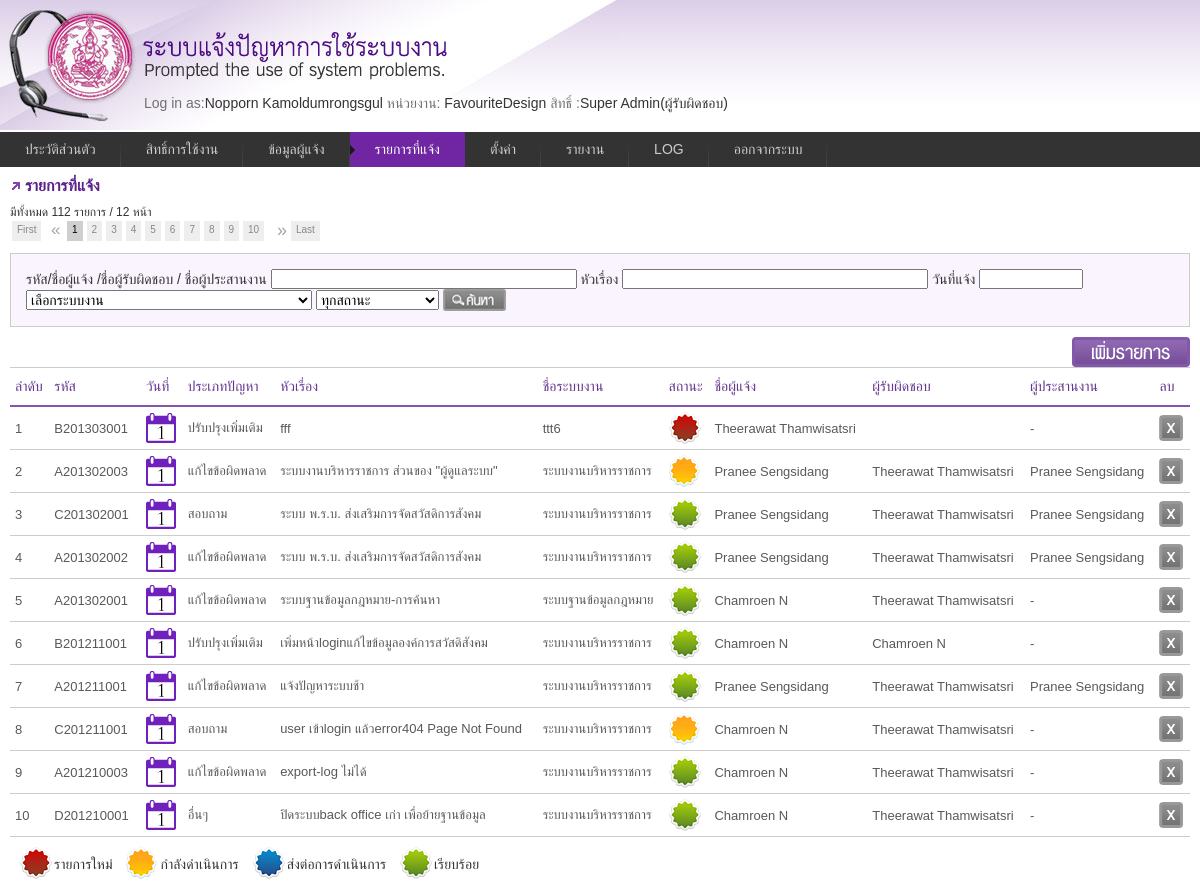
The app's page /request_list.php (signed in) with its own data.
### tables this page shows
CREATE TABLE `informent` (
  `ID` int(11) NOT NULL auto_increment,
  `Code` varchar(10) default NULL,
  `Name` varchar(50) default NULL,
  `lastname` varchar(50) default NULL,
  `usertypeid` int(11) default NULL,
  `UserGroupID` int(11) default NULL,
  `DepartmentID` int(11) default NULL,
  `DivisionID` int(11) default NULL,
  `GroupID` int(11) default NULL,
  `HumanType` int(11) default NULL,
  `IdCard` varchar(17) default NULL,
  `Tel` varchar(11) default NULL,
  `Email` varchar(255) default NULL,
  `Password` varchar(50) default NULL,
  `DateRegister` datetime default NULL,
  PRIMARY KEY  (`ID`)
);

CREATE TABLE `usergroup` (
  `ID` int(10) NOT NULL auto_increment,
  `Code` varchar(10) default NULL,
  `UserGroupName` varchar(50) default NULL,
  `UserDate` date default NULL,
  `CanAccessAll` char(10) default NULL,
  `level` char(1) default NULL,
  PRIMARY KEY  (`ID`)
);

CREATE TABLE `request_lists` (
  `id` int(11) NOT NULL auto_increment,
  `code` varchar(20) default NULL,
  `problemtype` varchar(40) default NULL,
  `title` varchar(255) default NULL,
  `status` varchar(30) default NULL,
  `chk_send` varchar(255) default NULL,
  `system_note` longtext,
  `response_note` longtext,
  `coordinator_note` longtext,
  `send_note` longtext,
  `active_date` datetime default NULL,
  `send_date` datetime default NULL,
  `new_date` datetime default NULL,
  `operation_date` datetime default NULL,
  `complete_date` datetime default NULL,
  `systemid` int(11) default NULL,
  `orderid` int(11) default NULL,
  `responsibleid` int(11) default NULL,
  `coordinatorid` int(11) default NULL,
  `ownid` int(11) default NULL,
  `service` varchar(255) default NULL,
  `system_success` char(1) default NULL,
  `response_success` char(1) default NULL,
  `operation_detail` text,
  `result` text,
  `test` text,
  `future` text,
  `admin_id` int(11) default NULL,
  `rso_name` varchar(255) default NULL,
  `rso_date` date default NULL,
  `rso_channel` varchar(255) default NULL,
  PRIMARY KEY  (`id`)
);

CREATE TABLE `problemtype` (
  `ID` int(11) NOT NULL auto_increment,
  `Code` varchar(255) default NULL,
  `ProblemName` varchar(255) default NULL,
  `abbr` char(50) default NULL,
  PRIMARY KEY  (`ID`)
);

CREATE TABLE `system` (
  `ID` int(10) NOT NULL auto_increment,
  `Code` varchar(10) default NULL,
  `SystemName` varchar(200) default NULL,
  `name_eng` varchar(255) default NULL,
  PRIMARY KEY  (`ID`)
);

CREATE TABLE `problemstatus` (
  `id` int(11) NOT NULL auto_increment,
  `name` varchar(255) default NULL,
  `img` varchar(255) default NULL,
  PRIMARY KEY  (`id`)
);

### request_list/list.php (the view, shortened to what the rows shown need)
<?php
	$p_name=(@$_GET['name']!="")?" and (a.code='".$_GET['name']."' or coordinatorid in(select id from informent where name LIKE '%".$_GET['name']."%') or responsibleid in (select id from informent where name LIKE '%".$_GET['name']."%') or orderid in(select id from informent where name LIKE '%".$_GET['name']."%') )" :"";
	$p_system=(@$_GET['s_system']!="")?" and systemid='".$_GET['s_system']."'" :"";
	$p_newdate=(@$_GET['new_date']!="")?" and substr(new_date,1,10)='".DateTH2DB($_GET['new_date'])."'" :"";
	$p_status=(@$_GET['s_status']!="")?" and status='".$_GET['s_status']."'" :"";
	$p_title=(@$_GET['title']!="")? " and title LIKE'%".$_GET['title']."%'":"";
?>
<?php
	   if($_SESSION['usertype']=='4'){
		   $sql="select a.*,b.* from request_lists a";
		   $sql .=" left join informent b on a.orderid=b.id ";
		   $sql .=" where a.systemid in(select b.systemid from informent c";
		   $sql .=" left join user_systems b on c.id=b.userid)";
		   $sql .=" and a.orderid='".@$_SESSION["id"]."' ".$p_name.$p_system.$p_newdate.$p_status.$p_title;
	   }else if($_SESSION['usertype']=='1' ){
		    $sql="select a.*,b.* from request_lists a";
		   	$sql .=" left join informent b on a.responsibleid=b.id ";
		   	$sql .=" where a.systemid in(select b.systemid from informent c";
		   	$sql .=" left join user_systems b on c.id=b.userid where b.userid='".@$_SESSION['id']."')".$p_name.$p_system.$p_newdate.$p_status.$p_title;
	   }else if ($_SESSION['usertype']=='2'){
			   $sql  ="select a.*,b.* from request_lists a";
			   $sql .=" left join informent b on a.coordinatorid=b.id ";
			   $sql .=" where a.systemid in(select b.systemid from informent c";
		   	   $sql .=" left join user_systems b on c.id=b.userid where b.userid='".$_SESSION['id']."')".$p_name.$p_system.$p_newdate.$p_status.$p_title;
	   }
			$view="select canaccessall from usergroup where canaccessall='1' and id=".$_SESSION['usergroupid'];
			$result=mysql_query($view) or die ("Error:".mysql_error());
			$item=mysql_fetch_assoc($result);
				if($_SESSION['usergroupid']=="2"){
						$sql="select a.* from request_lists a ";
						$sql .=" where  systemid in(select b.systemid from informent c left join user_systems b on c.id=b.userid where b.userid='".$_SESSION['id']."')";
						$sql .=$p_name.$p_system.$p_newdate.$p_status.$p_title;
				}else{
					if($item['canaccessall']=="1"){
						$sql="select a.* from request_lists a ";
						$sql .=" where  systemid in(select b.systemid from informent c left join user_systems b on c.id=b.userid where b.userid='".$_SESSION['id']."')";
						$sql .=$p_name.$p_system.$p_newdate.$p_status.$p_title;
					}
				}
	  $per_page=10;
                $page= @$_GET['page']!='' ? @$_GET['page'] : 1;
                        $page_start = ( $per_page * $page) - $per_page;
                 $sql .= "  ORDER BY a.id DESC  LIMIT $page_start, $per_page";
                $result_1 = mysql_query($sql) or die("Invalid query: " . mysql_error());
?>
<table class="tblist" >
<tr>
  <th>ลำดับ</th>
  <th>รหัส</th>
  <th>วันที่</th>
  <th>ประเภทปัญหา</th>
  <th>หัวเรื่อง</th>
  <th>ชื่อระบบงาน</th>
  <th>สถานะ</th>
   <?php if($_SESSION['usertype']=='1' || $_SESSION['usertype']=='2' ): ?>
  <th>ชื่อผู้แจ้ง</th>
  <th>ผู้รับผิดชอบ</th>
  <th>ผู้ประสานงาน</th>
  <?php endif; ?>
  <th>ลบ</th>
  </tr>
<?php
	$i = ($page -1)* $per_page;
	while($item=mysql_fetch_assoc($result_1)):
	$i++;
  ?>
<tr >
  <td onclick="window.location='request_list.php?act=form&id=<?php echo $item['id']?>'" style="cursor:pointer;"><?php echo $i; ?></td>
  <td onclick="window.location='request_list.php?act=form&id=<?php echo $item['id']?>'" style="cursor:pointer;"><?php echo $item['code'];?>&nbsp;</td>
  <td onclick="window.location='request_list.php?act=form&id=<?php echo $item['id']?>'" style="cursor:pointer;">
  	<img src="images/calendar_ico.gif" width="30" height="30" title="แจ้งใหม่:<?php echo DB2Date($item['new_date'])?> <br> ดำเนินการ: <?php echo DB2Date($item['operation_date']) ?> <br> ส่งการดำเนินงาน :<?php echo DB2Date($item['send_date']) ?><br> แก้ไขเรียบร้อย: <?php echo DB2Date($item['complete_date'])?>" class="vtip"/>
  </td>
  <td onclick="window.location='request_list.php?act=form&id=<?php echo $item['id']?>'" style="cursor:pointer;"><?php echo GetProblemType($item['problemtype']); ?></td>
  <td onclick="window.location='request_list.php?act=form&id=<?php echo $item['id']?>'" style="cursor:pointer;"><?php echo trim($item['title']) ?></td>
  <td onclick="window.location='request_list.php?act=form&id=<?php echo $item['id']?>'"style="cursor:pointer;"><?php echo GetSystem($item['id'],true) ?></td>
  <td onclick="window.location='request_list.php?act=form&id=<?php echo $item['id']?>'" style="cursor:pointer;">
  	<img src="images/<?php  echo GetProblemStatus($item['status'],true);  ?>" width="32" height="32" title="<?php  echo GetProblemStatus($item['status'],false);  ?>" class="vtip" />
  </td>
  <?php if($_SESSION['usertype']=='1' || $_SESSION['usertype']=='2' ): ?>
  <td onclick="window.location='request_list.php?act=form&id=<?php echo $item['id']?>'" style="cursor:pointer;">
  	<?php $rs=GetUser($item['orderid'],'order')?><span title="หน่วยงาน :<?php echo GetDiv($item['orderid'])?><br>เบอร์ติดต่อ :<?php echo $rs['tel']?>" class="vtip"><?php echo $rs['name']; ?></span>
  </td>
  <td onclick="window.location='request_list.php?act=form&id=<?php echo $item['id']?>'" style="cursor:pointer;"><?php echo GetUser($item['responsibleid'],'response')?></td>
  <td onclick="window.location='request_list.php?act=form&id=<?php echo $item['id']?>'" style="cursor:pointer;"><?php echo ($item['coordinatorid']==0)?"-": GetUser($item['coordinatorid'],'coor');?></td>
  <?php endif; ?>
  <td>
  <?php  if($item['status']!="1" && ($_SESSION["usergroupid"]!="2" || $_SESSION["usertype"]!="1")){?>
  <?php }else { ?>
  <input type="submit" name="delbutton" id="delbutton" value="" class="btn_delete" onclick="ConfirmDelete('request_list.php?act=delete&id=<?php  echo $item['id'];?>');" />
  <?php } ?>
  </td>
  </tr>
<tr>
<?php endwhile; ?>
</table>

### _menu.php (shortened to what the rows shown need)
<?
$currentUser = GetData("informent",$_SESSION['id']);
$group = GetData("usergroup",$_SESSION["usergroupid"]);
$agen=GetAgencie($_SESSION["id"]);
?>
<div id="head">
<div style="padding:95px 0 0 144px;">
<span class="gray">Log in as:</span><?php echo $currentUser['Name']." ".$currentUser['lastname'];?>
<span class="gray"> หน่วยงาน:</span>
<?php  if($_SESSION["usergroupid"]=="2"){
			$agen="FavouriteDesign";
		}
			echo $agen;
?>
<span class="gray"> สิทธิ์ :</span><?php echo $group['UserGroupName']; ?>(<?php echo GetUserType($_SESSION["usertype"]); ?>)</div>
</div>

### records on screen
informent: Name "Nopporn", lastname "Kamoldumrongsgul"
usergroup: UserGroupName "Super Admin"
request_lists: code "B201303001", problemtype.ProblemName "ปรับปรุงเพิ่มเติม", title "fff", id.SystemName "ttt6", status.img (picture), name "Theerawat Thamwisatsri"
request_lists: code "A201302003", problemtype.ProblemName "แก้ไขข้อผิดพลาด", title "ระบบงานบริหารราชการ ส่วนของ \"ผู้ดูแลระบบ\"", id.SystemName "ระบบงานบริหารราชการ", status.img (picture), name "Pranee Sengsidang", responsibleid "Theerawat Thamwisatsri", coordinatorid "Pranee Sengsidang"
request_lists: code "C201302001", problemtype.ProblemName "สอบถาม", title "ระบบ พ.ร.บ. ส่งเสริมการจัดสวัสดิการสังคม", id.SystemName "ระบบงานบริหารราชการ", status.img (picture), name "Pranee Sengsidang", responsibleid "Theerawat Thamwisatsri", coordinatorid "Pranee Sengsidang"
request_lists: code "A201302002", problemtype.ProblemName "แก้ไขข้อผิดพลาด", title "ระบบ พ.ร.บ. ส่งเสริมการจัดสวัสดิการสังคม", id.SystemName "ระบบงานบริหารราชการ", status.img (picture), name "Pranee Sengsidang", responsibleid "Theerawat Thamwisatsri", coordinatorid "Pranee Sengsidang"
request_lists: code "A201302001", problemtype.ProblemName "แก้ไขข้อผิดพลาด", title "ระบบฐานข้อมูลกฎหมาย-การค้นหา", id.SystemName "ระบบฐานข้อมูลกฎหมาย", status.img (picture), name "Chamroen N", responsibleid "Theerawat Thamwisatsri"
request_lists: code "B201211001", problemtype.ProblemName "ปรับปรุงเพิ่มเติม", title "เพิ่มหน้าloginแก้ไขข้อมูลองค์การสวัสดิสังคม", id.SystemName "ระบบงานบริหารราชการ", status.img (picture), name "Chamroen N", responsibleid "Chamroen N"
request_lists: code "A201211001", problemtype.ProblemName "แก้ไขข้อผิดพลาด", title "แจ้งปัญหาระบบช้า", id.SystemName "ระบบงานบริหารราชการ", status.img (picture), name "Pranee Sengsidang", responsibleid "Theerawat Thamwisatsri", coordinatorid "Pranee Sengsidang"
request_lists: code "C201211001", problemtype.ProblemName "สอบถาม", title "user เข้าlogin แล้วerror404 Page Not Found", id.SystemName "ระบบงานบริหารราชการ", status.img (picture), name "Chamroen N", responsibleid "Theerawat Thamwisatsri"
request_lists: code "A201210003", problemtype.ProblemName "แก้ไขข้อผิดพลาด", title "export-log ไม่ได้", id.SystemName "ระบบงานบริหารราชการ", status.img (picture), name "Chamroen N", responsibleid "Theerawat Thamwisatsri"
request_lists: code "D201210001", problemtype.ProblemName "อื่นๆ", title "ปิดระบบback office เก่า เพื่อย้ายฐานข้อมูล", id.SystemName "ระบบงานบริหารราชการ", status.img (picture), name "Chamroen N", responsibleid "Theerawat Thamwisatsri"

### other values on screen
$agen "FavouriteDesign"
GetUserType($_SESSION["usertype"]) "ผู้รับผิดชอบ"
$num_rows "112"
$num_pages "12"
